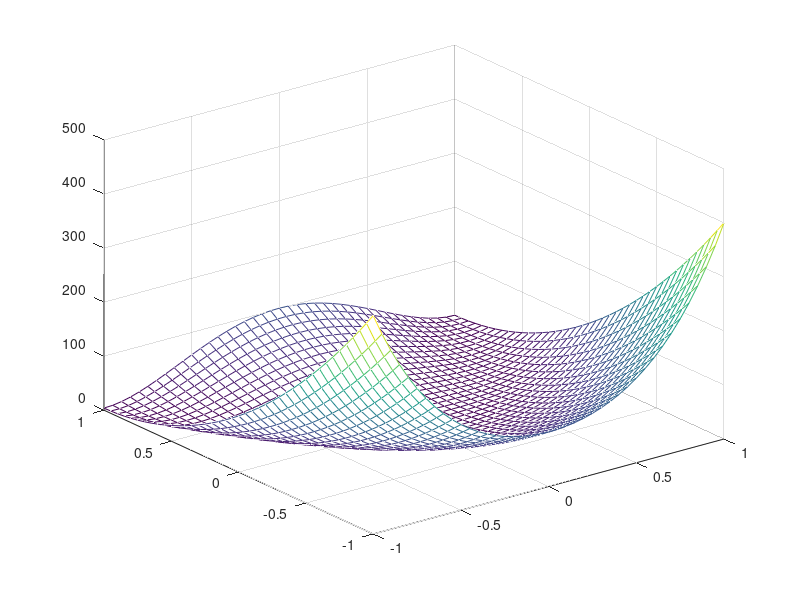

Source code (MATLAB): (Note: this script raises an error after producing the figure.)
clear all;
clc;
% PART 0
% the figure of Rosenbrock' valley function

%x1 = [-4, 4];
%y1 = [-4, 4];

[x1, y1] = meshgrid(-1:.05:1, -1:.05:1);
z1 = (1-x1).^2 + 100*(y1-x1.^2).^2;
mesh(x1,y1,z1)

% PART 1
% b) Gradient Descent(Steepest Descent)
syms x1 x2;
f = (1-x1)^2+100*(x2-x1^2)^2;
% test function
f_test = (x1-2)^2 + 2*(x2-1)^2;

%x = unifrnd(-1,1,2,1);
%x= [0.264718492450819;-0.804919190001181];
%x = [0.531033576298005;0.590399802274126];
x=[0.2, -0.5]';
epi_grad = 1e-05;
epi_hess = 1e-06;
epi_fv = 1e-09;
max_iter = 15000;
eta1 = 0.001;
eta2 = 1.0;

%[iter, result, record_x, record_f] = steepestdes1(f, x, epi_grad, epi_fv, max_iter, eta1);
%[iter, result, record_x, record_f] = steepestdes2(f, x, epi_grad, epi_fv, max_iter);
[iter, result, record_x, record_f] = newton(f, x, epi_hess, epi_fv, max_iter);

%plot the trajacotry
hold on
figure(1)
p = plot3(record_x(1,:), record_x(2,:), record_f, 'k');
p.LineWidth = 2;

figure(2)
scatter(x(1), x(2));
hold on
plot(record_x(1,:), record_x(2,:),'k');
grid on;
